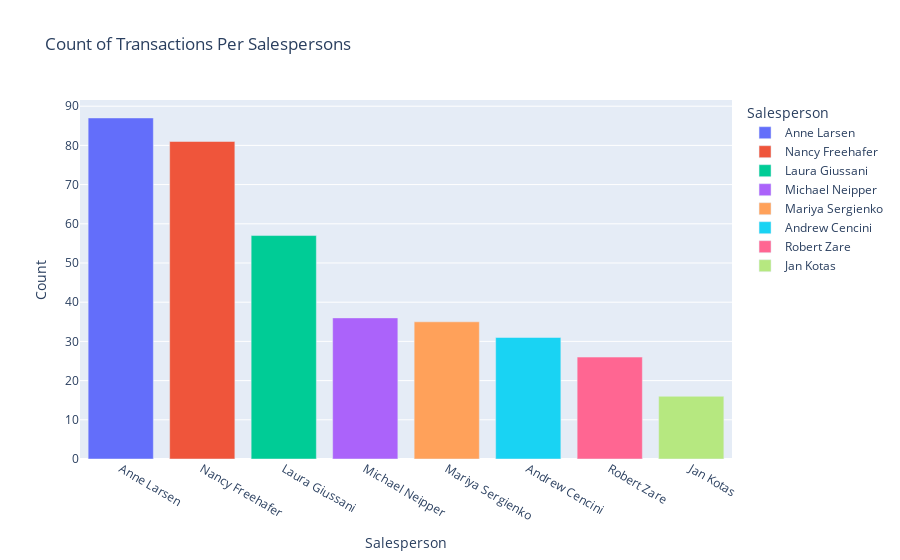

The cell this chart's notebook holds for it:
### Code cell
# Count values for Salesperson
salesperson_count = sales_df['Salesperson'].value_counts().reset_index()
salesperson_count.rename(columns={'index':'Salesperson', 'Salesperson':'Count'}, inplace=True)

#  Bar chart of Salesperson count
px.bar(salesperson_count,
       x='Salesperson',
       y='Count',
       color='Salesperson',
       title='Count of Transactions Per Salespersons')

### Figure 1 — Plotly figure (JSON) as saved in the notebook; plotly's stock layout.template omitted (floating-point values rounded to 4 significant figures)
{"data": [{"alignmentgroup": "True", "hovertemplate": "Salesperson=%{x}<br>Count=%{y}<extra></extra>", "legendgroup": "Anne Larsen", "marker": {"color": "#636efa", "pattern": {"shape": ""}}, "name": "Anne Larsen", "offsetgroup": "Anne Larsen", "orientation": "v", "showlegend": true, "textposition": "auto", "type": "bar", "x": ["Anne Larsen"], "xaxis": "x", "y": [87], "yaxis": "y"}, {"alignmentgroup": "True", "hovertemplate": "Salesperson=%{x}<br>Count=%{y}<extra></extra>", "legendgroup": "Nancy Freehafer", "marker": {"color": "#EF553B", "pattern": {"shape": ""}}, "name": "Nancy Freehafer", "offsetgroup": "Nancy Freehafer", "orientation": "v", "showlegend": true, "textposition": "auto", "type": "bar", "x": ["Nancy Freehafer"], "xaxis": "x", "y": [81], "yaxis": "y"}, {"alignmentgroup": "True", "hovertemplate": "Salesperson=%{x}<br>Count=%{y}<extra></extra>", "legendgroup": "Laura Giussani", "marker": {"color": "#00cc96", "pattern": {"shape": ""}}, "name": "Laura Giussani", "offsetgroup": "Laura Giussani", "orientation": "v", "showlegend": true, "textposition": "auto", "type": "bar", "x": ["Laura Giussani"], "xaxis": "x", "y": [57], "yaxis": "y"}, {"alignmentgroup": "True", "hovertemplate": "Salesperson=%{x}<br>Count=%{y}<extra></extra>", "legendgroup": "Michael Neipper", "marker": {"color": "#ab63fa", "pattern": {"shape": ""}}, "name": "Michael Neipper", "offsetgroup": "Michael Neipper", "orientation": "v", "showlegend": true, "textposition": "auto", "type": "bar", "x": ["Michael Neipper"], "xaxis": "x", "y": [36], "yaxis": "y"}, {"alignmentgroup": "True", "hovertemplate": "Salesperson=%{x}<br>Count=%{y}<extra></extra>", "legendgroup": "Mariya Sergienko", "marker": {"color": "#FFA15A", "pattern": {"shape": ""}}, "name": "Mariya Sergienko", "offsetgroup": "Mariya Sergienko", "orientation": "v", "showlegend": true, "textposition": "auto", "type": "bar", "x": ["Mariya Sergienko"], "xaxis": "x", "y": [35], "yaxis": "y"}, {"alignmentgroup": "True", "hovertemplate": "Salesperson=%{x}<br>Count=%{y}<extra></extra>", "legendgroup": "Andrew Cencini", "marker": {"color": "#19d3f3", "pattern": {"shape": ""}}, "name": "Andrew Cencini", "offsetgroup": "Andrew Cencini", "orientation": "v", "showlegend": true, "textposition": "auto", "type": "bar", "x": ["Andrew Cencini"], "xaxis": "x", "y": [31], "yaxis": "y"}, {"alignmentgroup": "True", "hovertemplate": "Salesperson=%{x}<br>Count=%{y}<extra></extra>", "legendgroup": "Robert Zare", "marker": {"color": "#FF6692", "pattern": {"shape": ""}}, "name": "Robert Zare", "offsetgroup": "Robert Zare", "orientation": "v", "showlegend": true, "textposition": "auto", "type": "bar", "x": ["Robert Zare"], "xaxis": "x", "y": [26], "yaxis": "y"}, {"alignmentgroup": "True", "hovertemplate": "Salesperson=%{x}<br>Count=%{y}<extra></extra>", "legendgroup": "Jan Kotas", "marker": {"color": "#B6E880", "pattern": {"shape": ""}}, "name": "Jan Kotas", "offsetgroup": "Jan Kotas", "orientation": "v", "showlegend": true, "textposition": "auto", "type": "bar", "x": ["Jan Kotas"], "xaxis": "x", "y": [16], "yaxis": "y"}], "layout": {"barmode": "relative", "legend": {"title": {"text": "Salesperson"}, "tracegroupgap": 0}, "title": {"text": "Count of Transactions Per Salespersons"}, "xaxis": {"anchor": "y", "categoryarray": ["Anne Larsen", "Nancy Freehafer", "Laura Giussani", "Michael Neipper", "Mariya Sergienko", "Andrew Cencini", "Robert Zare", "Jan Kotas"], "categoryorder": "array", "domain": [0, 1], "title": {"text": "Salesperson"}}, "yaxis": {"anchor": "x", "domain": [0, 1], "title": {"text": "Count"}}}}
